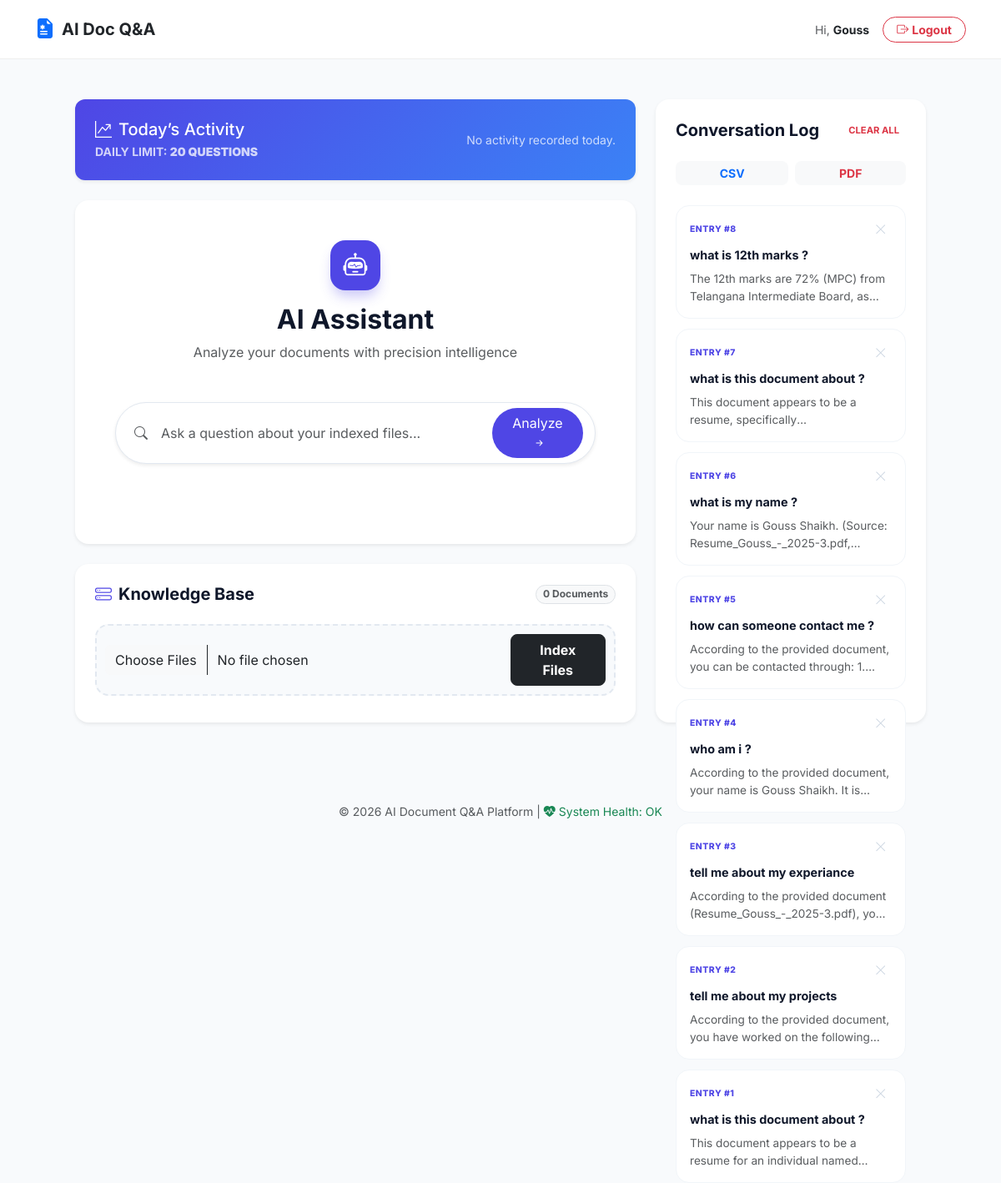
The app's page / (signed in) with its own data.
### backend/models.py (models this page shows, shortened)
class User(db.Model, UserMixin):
    id = db.Column(db.Integer, primary_key=True)
    username = db.Column(db.String(80), unique=True, nullable=False)
    email = db.Column(db.String(120), unique=True, nullable=False)
    password = db.Column(db.String(200), nullable=False)
    role = db.Column(db.String(20), default="user")
    created_at = db.Column(db.DateTime, default=datetime.utcnow)
    chats = db.relationship('ChatHistory', backref='author', lazy=True)
    analytics = db.relationship('UsageAnalytics', backref='user', lazy=True)
    reset_token = db.Column(db.String(100), nullable=True)
    reset_token_expiry = db.Column(db.DateTime, nullable=True)

class ChatHistory(db.Model):
    id = db.Column(db.Integer, primary_key=True)
    question = db.Column(db.Text, nullable=False)
    answer = db.Column(db.Text, nullable=False)
    sources = db.Column(db.Text)
    created_at = db.Column(db.DateTime, default=datetime.utcnow)
    user_id = db.Column(db.Integer, db.ForeignKey('user.id'), nullable=False)

### backend/app.py (the view, shortened to what this page needs)
    @app.route("/", methods=["GET", "POST"])
    @login_required
    def home():
        answer_data = None
        user_folder = f"user_{current_user.id}"
        user_upload_dir = os.path.join(app.config["UPLOAD_DIR"], user_folder)
        user_index_dir = os.path.join(app.config["INDEX_DIR"], user_folder)
        os.makedirs(user_upload_dir, exist_ok=True)
        os.makedirs(user_index_dir, exist_ok=True)
        vector_store = VectorStore(user_index_dir)
        vector_store.load()
        history = ChatHistory.query.filter_by(user_id=current_user.id).order_by(ChatHistory.created_at.desc()).all()
        pdfs = os.listdir(user_upload_dir) if os.path.exists(user_upload_dir) else []
        stats = UsageAnalytics.query.filter_by(user_id=current_user.id, day=date.today()).all()
        return render_template("index.html", answer_data=answer_data, history=history, pdfs=pdfs, stats=stats, max_limit=app.config["MAX_QUESTIONS_PER_DAY"])

### backend/services/vector_store.py (called while the page is built)
    def load(self):
        if os.path.exists(self.index_file) and os.path.exists(self.metadata_file):
            self.index = faiss.read_index(self.index_file)
            with open(self.metadata_file, "rb") as f:
                self.metadata = pickle.load(f)
        else:
            self.index = None
            self.metadata = []

### frontend/templates/index.html (shortened to what this page needs)
{% extends "base.html" %}
{% block content %}
<div class="container-fluid py-4 px-xl-5">
    <div class="row g-4">
        <div class="col-lg-8">
            <div class="card shadow-sm border-0 mb-4 bg-primary text-white overflow-hidden" style="background: linear-gradient(135deg, #4f46e5 0%, #3b82f6 100%);">
                <div class="card-body p-4 d-flex justify-content-between align-items-center">
                    <div>
                        <h5 class="mb-1"><i class="bi bi-graph-up-arrow me-2"></i>Today’s Activity</h5>
                        <p class="mb-0 small opacity-75 text-uppercase fw-bold tracking-wider">Daily limit: <strong>{{ max_limit }} questions</strong></p>
                    </div>
                    <div class="d-flex gap-3">
                        {% for stat in stats %}
                        <div class="text-center bg-white bg-opacity-25 rounded px-3 py-2 border border-white border-opacity-10 backdrop-blur">
                            <div class="fw-bold fs-4 leading-none">{{ stat.count }}</div>
                            <div class="small text-uppercase opacity-75 fw-bold" style="font-size: 0.6rem;">
                                {{ stat.action.replace('_', ' ') }}
                            </div>
                        </div>
                        {% else %}
                        <div class="small italic opacity-75">No activity recorded today.</div>
                        {% endfor %}
                    </div>
                </div>
            </div>
            <div class="card border-0 shadow-sm rounded-4 bg-white mb-4">
                <div class="card-body p-4 p-xl-5">
                    <div class="text-center mb-5">
                        <div class="ai-brand-icon mb-3">
                            <i class="bi bi-robot"></i>
                        </div>
                        <h2 class="fw-bold text-slate">AI Assistant</h2>
                        <p class="text-muted">Analyze your documents with precision intelligence</p>
                    </div>
                    <form method="POST" class="mb-5">
                        <div class="search-dock shadow-sm">
                            <i class="bi bi-search text-muted ms-3"></i>
                            <input type="text" name="query" class="form-control border-0 shadow-none ps-3"
                                   placeholder="Ask a question about your indexed files..." required>
                            <button type="submit" class="btn btn-indigo rounded-pill px-4 me-2">
                                <span>Analyze</span>
                                <i class="bi bi-arrow-right-short ms-1"></i>
                            </button>
                        </div>
                    </form>
                </div>
            </div>
            <div class="card border-0 shadow-sm rounded-4 bg-white">
                <div class="card-body p-4">
                    <div class="d-flex justify-content-between align-items-center mb-4">
                        <h5 class="fw-bold text-slate mb-0"><i class="bi bi-hdd-stack me-2 text-indigo"></i>Knowledge Base</h5>
                        <span class="badge bg-light text-muted border rounded-pill">{{ pdfs|length }} Documents</span>
                    </div>
                    <form method="POST" enctype="multipart/form-data" class="upload-container mb-4">
                        <div class="d-flex align-items-center gap-3 w-100">
                            <input type="file" name="pdf_files" multiple class="form-control border-0 shadow-none bg-transparent" required>
                            <button class="btn btn-dark rounded-3 px-4 fw-bold">Index Files</button>
                        </div>
                    </form>
                </div>
            </div>
        </div>
        <div class="col-lg-4">
            <div class="card border-0 shadow-sm rounded-4 h-100 bg-white sticky-top" style="top: 20px; z-index: 1000;">
                <div class="card-body p-4">
                    <div class="d-flex justify-content-between align-items-center mb-4">
                        <h5 class="fw-bold text-slate mb-0">Conversation Log</h5>
                        <form action="{{ url_for('clear_history') }}" method="POST" onsubmit="return confirm('Wipe all logs?');">
                            <button type="submit" class="btn btn-sm btn-outline-danger border-0 fw-bold x-small">CLEAR ALL</button>
                        </form>
                    </div>
                    <div class="d-flex gap-2 mb-4">
                        <a href="/export/csv" class="btn btn-light btn-sm flex-grow-1 rounded-3 fw-bold text-primary border-0">CSV</a>
                        <a href="/export/pdf" class="btn btn-light btn-sm flex-grow-1 rounded-3 fw-bold text-danger border-0">PDF</a>
                    </div>
                    <div class="history-scroll custom-scroll" style="max-height: 70vh;">
                        {% for item in history %}
                        <div class="history-card group" onclick="this.classList.toggle('active')">
                            <div class="d-flex justify-content-between align-items-center mb-2">
                                <span class="history-timestamp">ENTRY #{{ loop.revindex }}</span>
                                <button onclick="deleteHistoryItem({{ item.id }})" class="history-delete-btn">
                                    <i class="bi bi-x-lg"></i>
                                </button>
                            </div>
                            <div class="history-q text-slate">{{ item.question }}</div>
                            <div class="history-a text-muted">{{ item.answer }}</div>
                        </div>
                        {% else %}
                        <div class="text-center py-5 opacity-50">
                            <i class="bi bi-inboxes fs-1 mb-2"></i>
                            <p class="small">No logs generated yet</p>
                        </div>
                        {% endfor %}
                    </div>
                </div>
            </div>
        </div>
    </div>
</div>
{% endblock %}

### frontend/templates/base.html (shortened to what this page needs)
<!DOCTYPE html>
<html lang="en">
<head>
    <link href="https://cdn.jsdelivr.net/npm/bootstrap@5.3.0/dist/css/bootstrap.min.css" rel="stylesheet">
    <link rel="stylesheet" href="https://cdn.jsdelivr.net/npm/bootstrap-icons@1.11.0/font/bootstrap-icons.css">
</head>
<body>
    <nav class="navbar navbar-expand-lg sticky-top mb-4">
        <div class="container">
            <a class="navbar-brand fw-bold d-flex align-items-center" href="/">
                <i class="bi bi-file-earmark-medical-fill text-primary me-2 fs-4"></i>
                <span class="text-dark">AI Doc Q&A</span>
            </a>
            <div class="collapse navbar-collapse" id="navbarNav">
                <ul class="navbar-nav ms-auto align-items-center">
                    {% if current_user.is_authenticated %}
                        <li class="nav-item ms-lg-3">
                            <span class="navbar-text text-muted small me-3">
                                Hi, <strong class="text-dark">{{ current_user.username }}</strong>
                            </span>
                        </li>
                        <li class="nav-item">
                            <a href="/logout" class="btn btn-sm btn-outline-danger rounded-pill px-3 fw-bold">
                                <i class="bi bi-box-arrow-right me-1"></i>Logout
                            </a>
                        </li>
                    {% endif %}
                </ul>
            </div>
        </div>
    </nav>
    <div class="container">
        {% block content %}{% endblock %}
    </div>
    <footer class="text-center py-4 mt-5 text-muted small">
        <p>&copy; 2026 AI Document Q&A Platform | <a href="/health" class="text-decoration-none text-success"><i class="bi bi-heart-pulse-fill"></i> System Health: OK</a></p>
</body>
</html>

### frontend/templates/base.html (style rules this page uses)
:root { --primary-gradient: linear-gradient(135deg, #667eea 0%, #764ba2 100%); --glass-bg: rgba(255, 255, 255, 0.95); }
body { background-color: #f8f9fa; font-family: 'Inter', sans-serif; color: #333; }
.navbar { background: white !important; border-bottom: 1px solid #eee; padding: 0.75rem 0; }
.card { border: none; border-radius: 12px; transition: transform 0.2s ease, box-shadow 0.2s ease; }

### frontend/templates/index.html (style rules this page uses)
:root { --indigo: #4f46e5; --indigo-subtle: #eef2ff; --slate: #0f172a; --border-color: #f1f5f9; }
body { background-color: #f8fafc; font-family: 'Inter', sans-serif; }
.text-slate { color: var(--slate); }
.text-indigo { color: var(--indigo); }
.x-small { font-size: 0.7rem; }
.search-dock { display: flex; align-items: center; background: #ffffff; border: 1px solid #e2e8f0; border-radius: 100px; padding: 6px; transition: all 0.3s ease; }
.btn-indigo { background: var(--indigo); color: white; transition: 0.2s; border: none; }
.ai-brand-icon { width: 60px; height: 60px; background: var(--indigo); color: white; display: flex; align-items: center; justify-content: center; border-radius: 18px; font-size: 1.8rem; margin: 0 auto; box-shadow: 0 10px 15px -3px rgba(79, 70, 229, 0.3); }
.upload-container { background: #f8fafc; border: 2px dashed #e2e8f0; border-radius: 16px; padding: 10px; transition: 0.2s; }
.history-card { background: #ffffff; border: 1px solid #f1f5f9; padding: 16px; border-radius: 16px; margin-bottom: 12px; cursor: pointer; transition: 0.2s; }
.history-timestamp { font-size: 0.65rem; font-weight: 800; color: var(--indigo); letter-spacing: 0.5px; }
.history-q { font-weight: 700; font-size: 0.9rem; margin-top: 4px; }
.history-a { font-size: 0.85rem; display: -webkit-box; -webkit-line-clamp: 2; -webkit-box-orient: vertical; overflow: hidden; margin-top: 8px; }
.history-delete-btn { background: transparent; border: none; color: #cbd5e1; font-size: 0.9rem; transition: 0.2s; }

### records on screen
User: username "Gouss"
ChatHistory: question "what is 12th marks ?", answer "The 12th marks are 72% (MPC) from Telangana Intermediate Board,…"
ChatHistory: question "what is this document about ?", answer "This document appears to be a resume,…"
ChatHistory: question "what is my name ?", answer "Your name is Gouss Shaikh. (Source:…"
ChatHistory: question "how can someone contact me ?", answer "According to the provided document, you can be contacted through:…"
ChatHistory: question "who am i ?", answer "According to the provided document, your name is Gouss Shaikh. It…"
ChatHistory: question "tell me about my experiance", answer "According to the provided document (Resume_Gouss_-_2025-3.pdf),…"
ChatHistory: question "tell me about my projects", answer "According to the provided document, you have worked on the…"
ChatHistory: question "what is this document about ?", answer "This document appears to be a resume for an individual…"

### other values on screen
{{ max_limit }} "20"
{{ pdfs|length }} "0"
